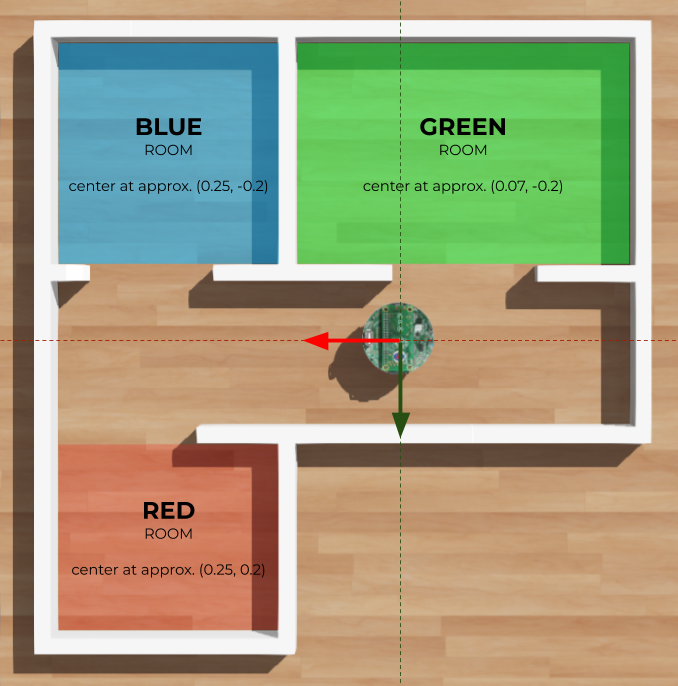
#> input picture data/map_webots.png, 678 x 686 px
$ jupyter execute --allow-errors MapingComparison.ipynb   (shell and % lines are left out)
#> lines starting #> are read from the running program, lines starting #| are printed output that depends on the picture; after the words box and inside, x2 and y2 are one past the last pixel; in counts of white or black regions, pixels touching at a corner belong together
[cell 1]
import cv2
import numpy as np
import matplotlib.pyplot as plt

[cell 2]

fix, ax = plt.subplots(1, 3, figsize=(10, 5))

im = cv2.imread('data/map_webots.png')
#> im is the input picture: shape (686, 678, 3); mean B, G, R 126.5, 160.3, 162.7
ax[0].imshow(im)

gray = cv2.cvtColor(im, cv2.COLOR_BGR2GRAY)
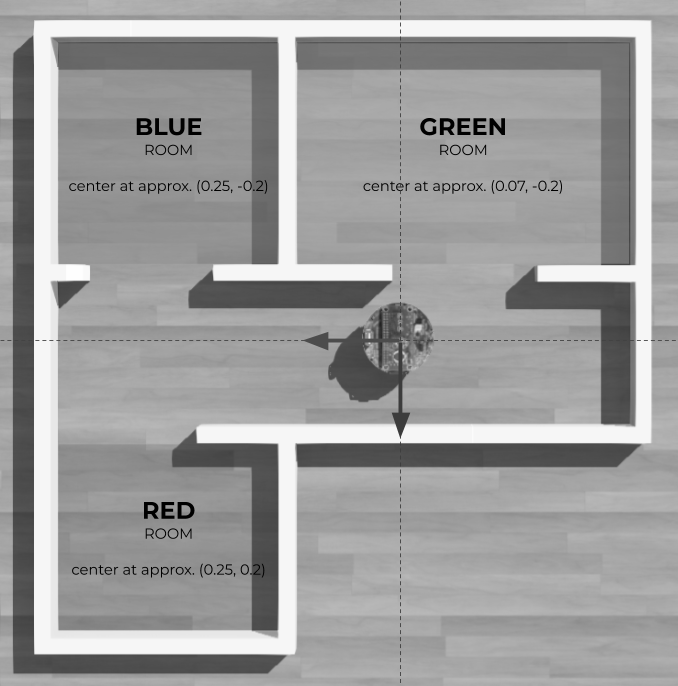
#> gray: shape (686, 678); min 0, max 254, mean 157.2
gray = (gray >= 246).astype(np.uint8)
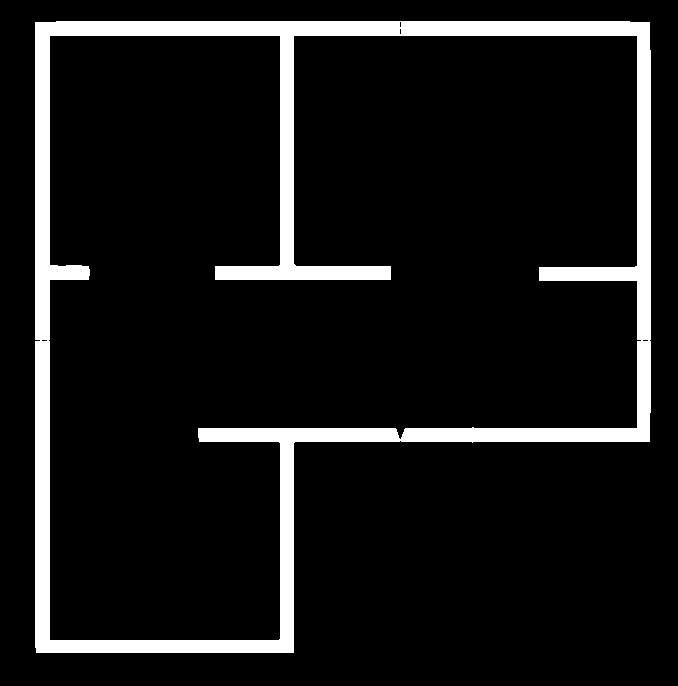
#> gray: shape (686, 678); values 0 (black) and 1 (white), 9.4% white; 1 white region, box (x1, y1, x2, y2) and area: (35, 21, 651, 653) 43721
ax[1].imshow(gray)

resize_factor = 9.95
map_ground = cv2.rotate(gray, cv2.ROTATE_180)
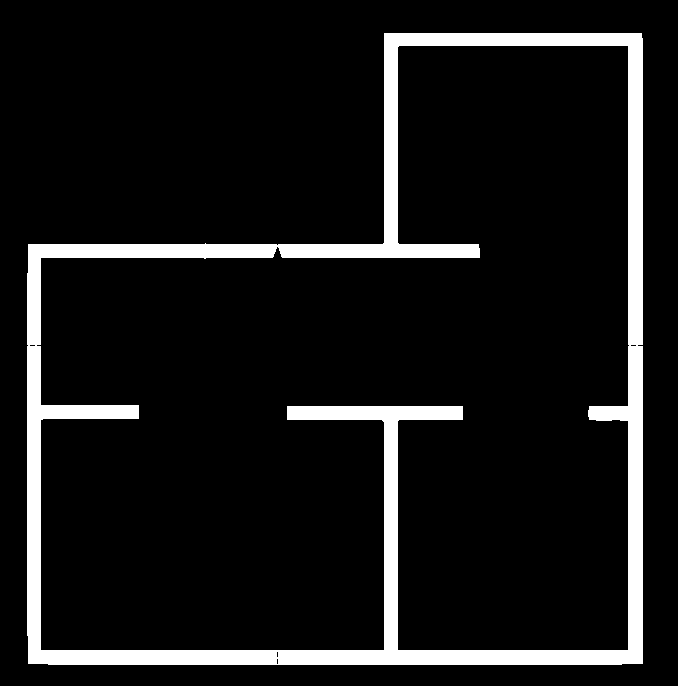
#> map_ground: shape (686, 678); values 0 (black) and 1 (white), 9.4% white; 1 white region, box (x1, y1, x2, y2) and area: (27, 33, 643, 665) 43721
map_ground = cv2.resize(map_ground, (int(map_ground.shape[0] / resize_factor), int(map_ground.shape[1] / resize_factor)))
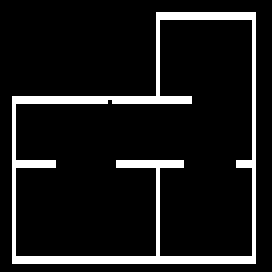
#> map_ground: shape (68, 68) (shown 4 times larger); values 0 (black) and 1 (white), 10% white in thin lines or dots, all inside (x1, y1, x2, y2) = (3, 3, 64, 66)
map_ground[map_ground < 0.5] = 0
map_ground[map_ground >= 0.5] = 1
map_ground = map_ground.astype(np.float32)
ax[2].imshow(map_ground)
#> figure, not shown here; B, G, R data is drawn as R, G, B

[cell 3]


def get_constructed_map(filename):
    map_phy = cv2.cvtColor(cv2.imread(f'data/{filename}.pgm'), cv2.COLOR_BGR2GRAY)
    map_phy = (map_phy < 0.5)
    map_phy[map_phy < 0.5] = 0
    map_phy[map_phy >= 0.5] = 1
    return map_phy.astype(np.float32)


#> (the rest of this cell did not finish here and is left out)

[cell 4]
def find_min_diff_image(image, sub_image):
    w, h = sub_image.shape
    max_iou = None
    min_x, min_y = 0, 0
    for i in range(0, image.shape[0] - w):
        for j in range(0, image.shape[1] - h):
            map_diff = image.copy()
            intersection = cv2.bitwise_and(map_diff[i:i+w, j:j+h], sub_image)
            union = cv2.bitwise_or(map_diff[i:i+w, j:j+h], sub_image)
            iou = np.sum(intersection) / np.sum(union)
            if max_iou is None or iou > max_iou:
                max_iou = iou
                min_x = i
                min_y = j

    return max_iou, min_x, min_y

#> (the rest of this cell did not finish here and is left out)
